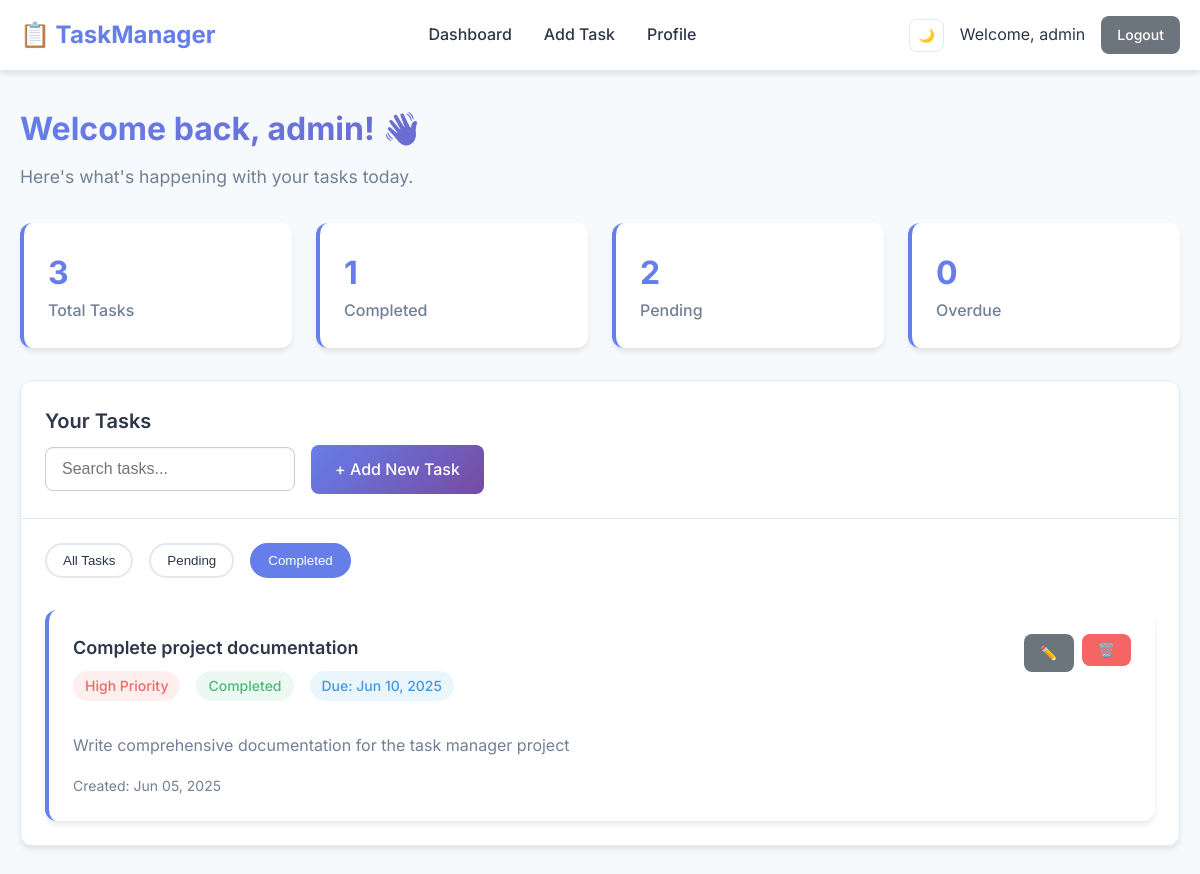
The page /pages/home.php?filter=completed (signed in) on the database its author committed.
### tables this page shows
CREATE TABLE tasks (
    id INT AUTO_INCREMENT PRIMARY KEY,
    user_id INT NOT NULL,
    title VARCHAR(100) NOT NULL,
    description TEXT,
    priority ENUM('low', 'medium', 'high') DEFAULT 'medium',
    status ENUM('pending', 'in_progress', 'completed') DEFAULT 'pending',
    due_date DATE NULL,
    created_at TIMESTAMP DEFAULT CURRENT_TIMESTAMP,
    updated_at TIMESTAMP DEFAULT CURRENT_TIMESTAMP ON UPDATE CURRENT_TIMESTAMP,
    FOREIGN KEY (user_id) REFERENCES users(id) ON DELETE CASCADE,
    INDEX idx_user_id (user_id),
    INDEX idx_status (status),
    INDEX idx_priority (priority),
    INDEX idx_due_date (due_date)
);

### includes/functions.php (called while the page is built, shortened)
<?php
function sanitize($data) {
    return htmlspecialchars(trim($data));
}
function getTaskStats($pdo, $user_id) {
    $stmt = $pdo->prepare("SELECT
        COUNT(*) as total,
        SUM(CASE WHEN status = 'completed' THEN 1 ELSE 0 END) as completed,
        SUM(CASE WHEN status = 'pending' THEN 1 ELSE 0 END) as pending,
        SUM(CASE WHEN due_date < CURDATE() AND status = 'pending' THEN 1 ELSE 0 END) as overdue
        FROM tasks WHERE user_id = ?");
    $stmt->execute([$user_id]);
    return $stmt->fetch();
}
function formatDate($date) {
    return date('M d, Y', strtotime($date));
}
function getPriorityClass($priority) {
    switch($priority) {
        case 'high': return 'priority-high';
    }
}
function getStatusClass($status) {
    return $status === 'completed' ? 'status-completed' : 'status-pending';
}
?>

### pages/home.php (the view, shortened to what this page needs)
<?php
require_once '../includes/header.php';
$stats = getTaskStats($pdo, $_SESSION['user_id']);
$filter = isset($_GET['filter']) ? $_GET['filter'] : 'all';
$search = isset($_GET['search']) ? $_GET['search'] : '';
$query = "SELECT * FROM tasks WHERE user_id = ?";
$params = [$_SESSION['user_id']];
if ($filter !== 'all') {
    $query .= " AND status = ?";
    $params[] = $filter;
}
$query .= " ORDER BY created_at DESC";
$stmt = $pdo->prepare($query);
$stmt->execute($params);
$tasks = $stmt->fetchAll();
?>
<div class="dashboard-header">
    <h1 class="welcome-text">Welcome back, <?php echo sanitize($_SESSION['username']); ?>! 👋</h1>
    <p style="color: var(--text-secondary); font-size: 1.1rem;">Here's what's happening with your tasks today.</p>
</div>
<div class="stats-grid">
    <div class="stat-card">
        <div class="stat-number"><?php echo $stats['total']; ?></div>
        <div class="stat-label">Total Tasks</div>
    </div>
    <div class="stat-card">
        <div class="stat-number"><?php echo $stats['completed']; ?></div>
        <div class="stat-label">Completed</div>
    </div>
    <div class="stat-card">
        <div class="stat-number"><?php echo $stats['pending']; ?></div>
        <div class="stat-label">Pending</div>
    </div>
    <div class="stat-card">
        <div class="stat-number"><?php echo $stats['overdue']; ?></div>
        <div class="stat-label">Overdue</div>
    </div>
</div>
<div class="card">
    <div class="card-header">
        <h2 class="card-title">Your Tasks</h2>
        <div style="display: flex; gap: 1rem; align-items: center; flex-wrap: wrap;">
            <input type="text" id="search" placeholder="Search tasks..." class="form-input"
                   style="max-width: 250px;" value="<?php echo sanitize($search); ?>">
            <a href="add_task.php" class="btn btn-primary">+ Add New Task</a>
        </div>
    </div>
    <div class="card-body">
        <div class="task-filters">
            <button class="filter-btn <?php echo $filter === 'all' ? 'active' : ''; ?>"
                    onclick="filterTasks('all')">All Tasks</button>
            <button class="filter-btn <?php echo $filter === 'pending' ? 'active' : ''; ?>"
                    onclick="filterTasks('pending')">Pending</button>
            <button class="filter-btn <?php echo $filter === 'completed' ? 'active' : ''; ?>"
                    onclick="filterTasks('completed')">Completed</button>
        </div>
        <?php if (empty($tasks)): ?>
            <div style="text-align: center; padding: 3rem; color: var(--text-secondary);">
                <h3>No tasks found</h3>
                <p>Start by creating your first task!</p>
                <a href="add_task.php" class="btn btn-primary" style="margin-top: 1rem;">Create Task</a>
            </div>
        <?php else: ?>
            <div class="tasks-grid">
                <?php foreach ($tasks as $task): ?>
                    <div class="task-card" data-status="<?php echo $task['status']; ?>">
                        <div class="task-header">
                            <div style="flex-grow: 1;">
                                <h3 class="task-title"><?php echo sanitize($task['title']); ?></h3>
                                <div class="task-meta">
                                    <span class="task-priority <?php echo getPriorityClass($task['priority']); ?>">
                                        <?php echo ucfirst($task['priority']); ?> Priority
                                    </span>
                                    <span class="task-status <?php echo getStatusClass($task['status']); ?>">
                                        <?php echo ucfirst($task['status']); ?>
                                    </span>
                                    <?php if ($task['due_date']): ?>
                                        <span class="task-due" style="background: rgba(66, 153, 225, 0.1); color: var(--info-color);">
                                            Due: <?php echo formatDate($task['due_date']); ?>
                                        </span>
                                    <?php endif; ?>
                                </div>
                            </div>
                            <div class="task-actions">
                                <a href="edit_task.php?id=<?php echo $task['id']; ?>" class="btn btn-sm btn-secondary" title="Edit Task">✏️</a>
                                <form method="POST" action="../actions/task_actions.php" style="display: inline;"
                                      onsubmit="return confirmDelete(<?php echo $task['id']; ?>, '<?php echo sanitize($task['title']); ?>')">
                                    <button type="submit" class="btn btn-sm btn-danger" title="Delete Task">🗑️</button>
                                </form>
                            </div>
                        </div>
                        <?php if ($task['description']): ?>
                            <div class="task-description">
                                <?php echo nl2br(sanitize($task['description'])); ?>
                            </div>
                        <?php endif; ?>
                        <div style="font-size: 0.875rem; color: var(--text-secondary); margin-top: 1rem;">
                            Created: <?php echo formatDate($task['created_at']); ?>
                        </div>
                    </div>
                <?php endforeach; ?>
            </div>
        <?php endif; ?>
    </div>
</div>
<?php require_once '../includes/footer.php'; ?>

### css/style.css (style rules this page uses)
:root { --primary-color: #667eea; --primary-dark: #5a67d8; --secondary-color: #764ba2; --success-color: #48bb78; --warning-color: #ed8936; --danger-color: #f56565; --info-color: #4299e1; --bg-color: #f7fafc; --card-bg: #ffffff; --text-primary: #2d3748; --text-secondary: #718096; --border-color: #e2e8f0; --shadow: 0 4px 6px -1px rgba(0, 0, 0, 0.1); --shadow-lg: 0 10px 15px -3px rgba(0, 0, 0, 0.1); }
* { margin: 0; padding: 0; box-sizing: border-box; }
body { font-family: 'Inter', -apple-system, BlinkMacSystemFont, 'Segoe UI', Roboto, sans-serif; background: var(--bg-color); color: var(--text-primary); line-height: 1.6; transition: all 0.3s ease; }
.card { background: var(--card-bg); border-radius: 12px; box-shadow: var(--shadow); border: 1px solid var(--border-color); transition: all 0.3s ease; }
.card-header { padding: 1.5rem; border-bottom: 1px solid var(--border-color); }
.card-title { font-size: 1.25rem; font-weight: 600; margin-bottom: 0.5rem; }
.card-body { padding: 1.5rem; }
.form-input { width: 100%; padding: 0.75rem 1rem; border: 1px solid var(--border-color); border-radius: 8px; background: var(--card-bg); color: var(--text-primary); font-size: 1rem; transition: all 0.3s ease; }
.btn { display: inline-flex; align-items: center; justify-content: center; padding: 0.75rem 1.5rem; border: none; border-radius: 8px; font-size: 1rem; font-weight: 500; cursor: pointer; text-decoration: none; transition: all 0.3s ease; gap: 0.5rem; }
.btn-primary { background: linear-gradient(135deg, var(--primary-color), var(--secondary-color)); color: white; }
.btn-danger { background: var(--danger-color); color: white; }
.btn-secondary { background: var(--text-secondary); color: white; }
.btn-sm { padding: 0.5rem 1rem; font-size: 0.875rem; }
.dashboard-header { margin-bottom: 2rem; }
.welcome-text { font-size: 2rem; font-weight: 700; margin-bottom: 0.5rem; background: linear-gradient(135deg, var(--primary-color), var(--secondary-color)); -webkit-background-clip: text; -webkit-text-fill-color: transparent; background-clip: text; }
.stats-grid { display: grid; grid-template-columns: repeat(auto-fit, minmax(200px, 1fr)); gap: 1.5rem; margin-bottom: 2rem; }
.stat-card { background: var(--card-bg); padding: 1.5rem; border-radius: 12px; box-shadow: var(--shadow); border-left: 4px solid var(--primary-color); transition: all 0.3s ease; }
.stat-number { font-size: 2rem; font-weight: 700; color: var(--primary-color); }
.stat-label { color: var(--text-secondary); font-weight: 500; }
.task-filters { display: flex; gap: 1rem; margin-bottom: 2rem; flex-wrap: wrap; }
.filter-btn { padding: 0.5rem 1rem; border: 2px solid var(--border-color); background: var(--card-bg); color: var(--text-primary); border-radius: 25px; cursor: pointer; transition: all 0.3s ease; }
.filter-btn.active, .filter-btn:hover { border-color: var(--primary-color); background: var(--primary-color); color: white; }
.tasks-grid { display: grid; gap: 1.5rem; }
.task-card { background: var(--card-bg); border-radius: 12px; padding: 1.5rem; box-shadow: var(--shadow); border-left: 4px solid var(--primary-color); transition: all 0.3s ease; }
.task-header { display: flex; justify-content: between; align-items: flex-start; margin-bottom: 1rem; }
.task-title { font-size: 1.125rem; font-weight: 600; margin-bottom: 0.5rem; flex-grow: 1; }
.task-actions { display: flex; gap: 0.5rem; }
.task-meta { display: flex; gap: 1rem; margin-bottom: 1rem; flex-wrap: wrap; }
.task-priority, .task-status, .task-due { padding: 0.25rem 0.75rem; border-radius: 20px; font-size: 0.875rem; font-weight: 500; }
.priority-high { background: rgba(245, 101, 101, 0.1); color: var(--danger-color); }
.status-completed { background: rgba(72, 187, 120, 0.1); color: var(--success-color); }
.task-description { color: var(--text-secondary); margin-bottom: 1rem; }

### css/style2.css (style rules this page uses)
input[type="text"], input[type="email"], input[type="date"], input[type="password"], textarea, select { padding: 0.75rem 1rem; font-size: 1rem; border: 1px solid #ccc; border-radius: 8px; background-color: #fff; color: #333; outline: none; transition: all 0.2s ease-in-out; box-shadow: inset 0 1px 2px rgba(0, 0, 0, 0.05); }
.btn-secondary { background-color: #6c757d; color: white; }

### rows shown on the page
tasks: title "Complete project documentation", priority "High", status "Completed", due_date "Jun 10, 2025", description "Write comprehensive documentation for the task manager project", created_at "Jun 05, 2025"

### other values the page prints
$_SESSION['username'] "admin"
$stats['total'] "3"
$stats['completed'] "1"
$stats['pending'] "2"
$stats['overdue'] "0"
